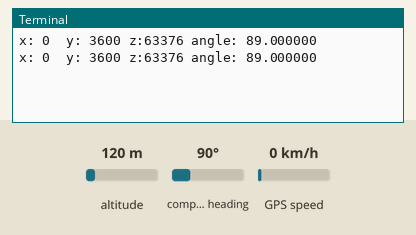
The program below on a simulated Raspberry Pi (BCM pin numbers). Parts: the last lines printed to the terminal. Inputs (shaded band) come from the test bench; at power-on: compass heading 90°, altitude 120 m, GPS speed 0 km/h. The GPS gets a fix after 3 s at 37.7749, -122.4194 with 8 satellites.

Above: at 1.2 s.
1.3 s: compass heading set to 7°
At 1.9 s:
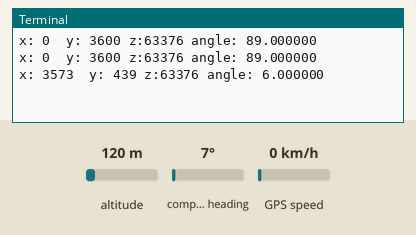
5.7 s: compass heading set to 180°
At 6.5 s:
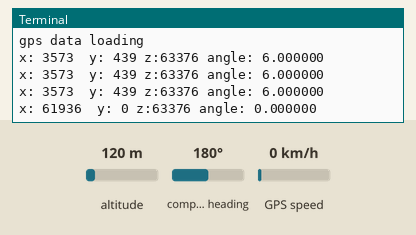
Timing chart, 0 to 8.7 s (numbered marks = the images above; inputs shaded):
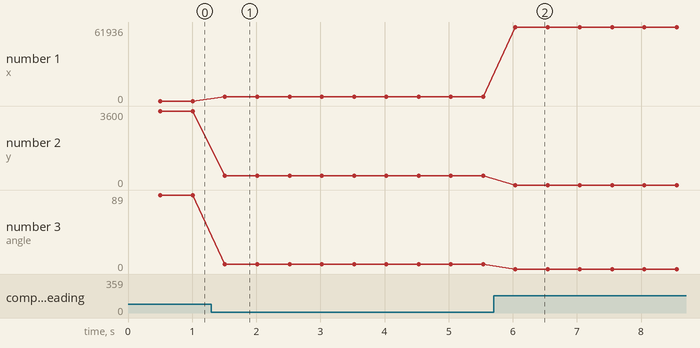

Measured:
- after the input at 1.3 s, the terminal: prints a new line after 0.21 s (image 1)
- after the input at 5.7 s, the terminal: prints a new line after 0.34 s (image 2)
- plotted number 1: 0 → 3573 after the input at 1.3 s, 3573 → 61936 after the input at 5.7 s
- plotted number 2: 3600 → 439 after the input at 1.3 s, 439 → 0 after the input at 5.7 s
- plotted number 3: 89 → 6 after the input at 1.3 s, 6 → 0 after the input at 5.7 s

The program:

gpsmagneto.py
```python
import time
import smbus
import math
import serial
import string

bus = smbus.SMBus(1)
d_address = 0x0d
declination=-0.002327
x_l=0x00
y_l=0x02
z_l=0x04

port = "/dev/ttyAMA0" # the serial port to which the pi is connected.

def magneto_start():
    bus.write_byte_data(d_address,0x09,0x0d)
    bus.write_byte_data(d_address,0x0d,0x01)

def magneto_read(adr):
    low = bus.read_byte_data(d_address, adr)
    high = bus.read_byte_data(d_address, adr+1)
    val=(high<<8)+low
    return val

magneto_start()

ser = serial.Serial(port, baudrate = 9600, timeout = 0.5)

while 1:
    try:
        data_gps = ser.readline()
    except:
        print("loading")
    x_out=magneto_read(0x00)
    y_out=magneto_read(0x02)
    z_out=magneto_read(0x04)
    if data_gps[0:6]=='$GPGGA':
        try:
           lat=float(data_gps[17:27])
           long=float(data_gps[30:41])
           print("lattitude : %f longitude : %f "%(lat,long))
        except:
            print('gps data loading')
    angle=math.atan2(y_out,x_out)+declination
    angle=float(angle)
    angle=int(angle*180/math.pi)

    print "x: %d  y: %d z:%d angle: %f "%(x_out,y_out,z_out,angle)
    time.sleep(0.5)
```
